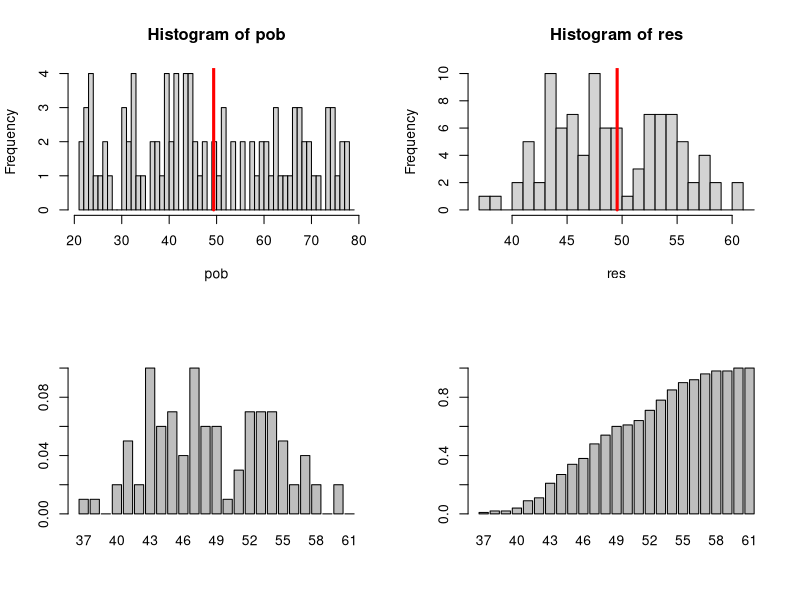

This chart was generated by the following R code:
pob <- round(runif(100, min=20, max=80))

par(mfrow=c(2,2))
bb = min(pob):(max(pob)+1)
hist(pob, breaks=bb)

mp = mean(pob, breaks=bb)

points(c(mp,mp), c(0, 20), lwd=3, col='red', type='l')

print(shapiro.test(pob))

res = c()

for (i in 1:100){
  ss <- sample(pob, 10, replace=T)
#  print(ss)
  res <- c(res, round(mean(ss)))
}

i1 = min(res)
i2 = max(res)
print(c(i1, i2))

bb = min(res):(max(res)+1)
h = hist(res, breaks=bb, xlim=c(min(res), max(res)+1))
mr = mean(res)
points(c(mr,mr), c(0, 20), lwd=3, col='red', type='l')

print(shapiro.test(res))

hc <- h$counts/sum(h$counts)

barplot(hc, names.arg=i1:i2)

hcum = cumsum(hc)

barplot(hcum, names.arg=i1:i2)

i = i1+1

ip = i - i1

probI = hc[ip]

print(probI)

probA = hcum[ip]

print(probA)
